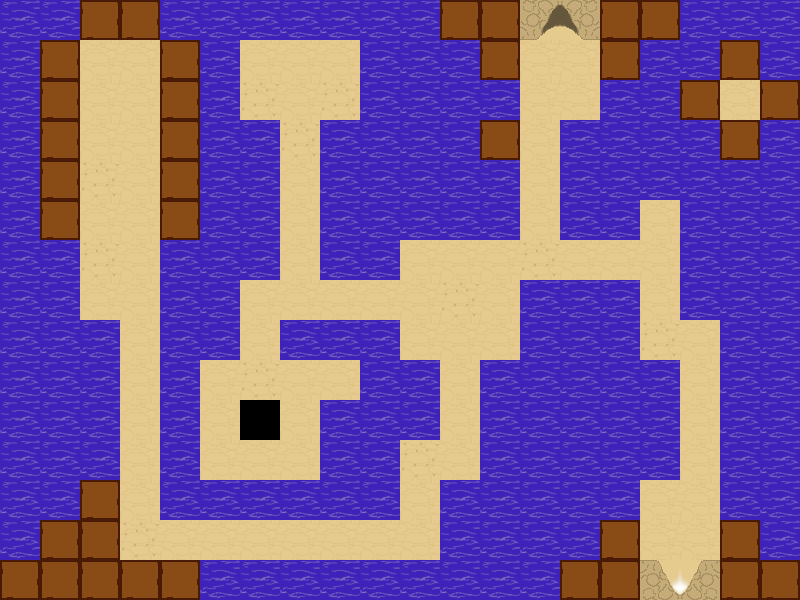

Rendered tile map (Tiled .tmx) drawn with the repository's tilesets; below, a short description and the full map source, tile grids included:
An orthogonal 20x15 tile map with 40x40 px tiles, 1 tile layer (Tile Layer 1) and 14 objects.

<map version="1.0" orientation="orthogonal" renderorder="left-down" width="20" height="15" tilewidth="40" tileheight="40" nextobjectid="16">
 <tileset firstgid="1" source="ancientTech.tsx" />
 <layer name="Tile Layer 1" width="20" height="15">
  <data encoding="csv">
16,16,3,3,16,16,16,16,16,16,16,3,3,8,9,3,3,16,16,16,
16,3,2,2,3,16,2,2,2,16,16,16,3,2,2,3,16,16,3,16,
16,3,2,2,3,16,11,2,11,16,16,16,16,2,2,16,16,3,2,3,
16,3,2,2,3,16,16,11,16,16,16,16,3,2,16,16,16,16,3,16,
16,3,11,2,3,16,16,2,16,16,16,16,16,2,16,16,16,16,16,16,
16,3,2,2,3,16,16,2,16,16,16,16,16,2,16,16,2,16,16,16,
16,16,11,2,16,16,16,2,16,16,2,2,2,11,2,2,2,16,16,16,
16,16,2,2,16,16,2,2,2,2,2,11,2,16,16,16,2,16,16,16,
16,16,16,2,16,16,2,16,16,16,2,2,2,16,16,16,11,2,16,16,
16,16,16,2,16,2,11,2,2,16,16,2,16,16,16,16,16,2,16,16,
16,16,16,2,16,2,15,2,16,16,16,2,16,16,16,16,16,2,16,16,
16,16,16,2,16,2,2,2,16,16,11,2,16,16,16,16,16,2,16,16,
16,16,3,2,16,16,16,16,16,16,2,16,16,16,16,16,2,2,16,16,
16,3,3,11,2,2,2,2,2,2,2,16,16,16,16,3,2,2,3,16,
3,3,3,3,3,16,16,16,16,16,16,16,16,16,3,3,5,6,3,3
</data>
 </layer>
 <objectgroup name="Object Layer 1">
  <object id="1" gid="17" x="80.0417" y="235.458" width="40" height="40">
   <properties>
    <property name="direction" type="int" value="-1" />
    <property name="gate" value="stash_left" />
    <property name="max_move_length" type="int" value="40" />
    <property name="move_rate" type="int" value="1" />
   </properties>
  </object>
  <object id="2" gid="17" x="120.045" y="235.455" width="40" height="40">
   <properties>
    <property name="direction" type="int" value="1" />
    <property name="gate" value="stash_right" />
    <property name="max_move_length" type="int" value="40" />
    <property name="move_rate" type="int" value="1" />
   </properties>
  </object>
  <object id="3" gid="23" x="119.667" y="79.8333" width="40" height="40">
   <properties>
    <property name="artifact" value="controller" />
    <property name="worth" type="int" value="5000" />
   </properties>
  </object>
  <object id="4" gid="14" x="280.333" y="80" width="40" height="40">
   <properties>
    <property name="trigger" value="main" />
   </properties>
  </object>
  <object id="5" gid="14" x="119.333" y="520.333" width="40" height="40">
   <properties>
    <property name="trigger" value="alpha" />
   </properties>
  </object>
  <object id="6" gid="14" x="240" y="479.667" width="40" height="40">
   <properties>
    <property name="timer" type="int" value="790" />
    <property name="trigger" value="stash_left" />
   </properties>
  </object>
  <object id="7" gid="10" x="660" y="600" width="40" height="40">
   <properties>
    <property name="exit" value="prev_room" />
   </properties>
  </object>
  <object id="8" gid="10" x="539" y="39.6667" width="40" height="40">
   <properties>
    <property name="exit" value="next_room" />
   </properties>
  </object>
  <object id="9" gid="4" x="538.667" y="79.3333" width="40" height="40">
   <properties>
    <property name="spawn" value="next_room" />
   </properties>
  </object>
  <object id="10" gid="4" x="659.667" y="559.667" width="40" height="40">
   <properties>
    <property name="spawn" value="prev_room" />
   </properties>
  </object>
  <object id="11" gid="19" x="120" y="600.667" width="40" height="40">
   <properties>
    <property name="boulder" value="alpha" />
    <property name="direction" type="int" value="-1" />
    <property name="max_move_length" type="int" value="320" />
    <property name="move_rate" type="int" value="2" />
   </properties>
  </object>
  <object id="13" gid="17" x="520" y="160.333" width="40" height="40">
   <properties>
    <property name="direction" type="int" value="-1" />
    <property name="gate" value="main" />
    <property name="max_move_length" type="int" value="40" />
    <property name="move_rate" type="int" value="1" />
   </properties>
  </object>
  <object id="14" gid="14" x="720.333" y="120" width="40" height="40">
   <properties>
    <property name="trigger" value="stash_right" />
   </properties>
  </object>
  <object id="15" gid="22" x="120.333" y="160.333" width="40" height="40">
   <properties>
    <property name="artifact" value="cheese_burger" />
    <property name="worth" type="int" value="5" />
   </properties>
  </object>
 </objectgroup>
</map>